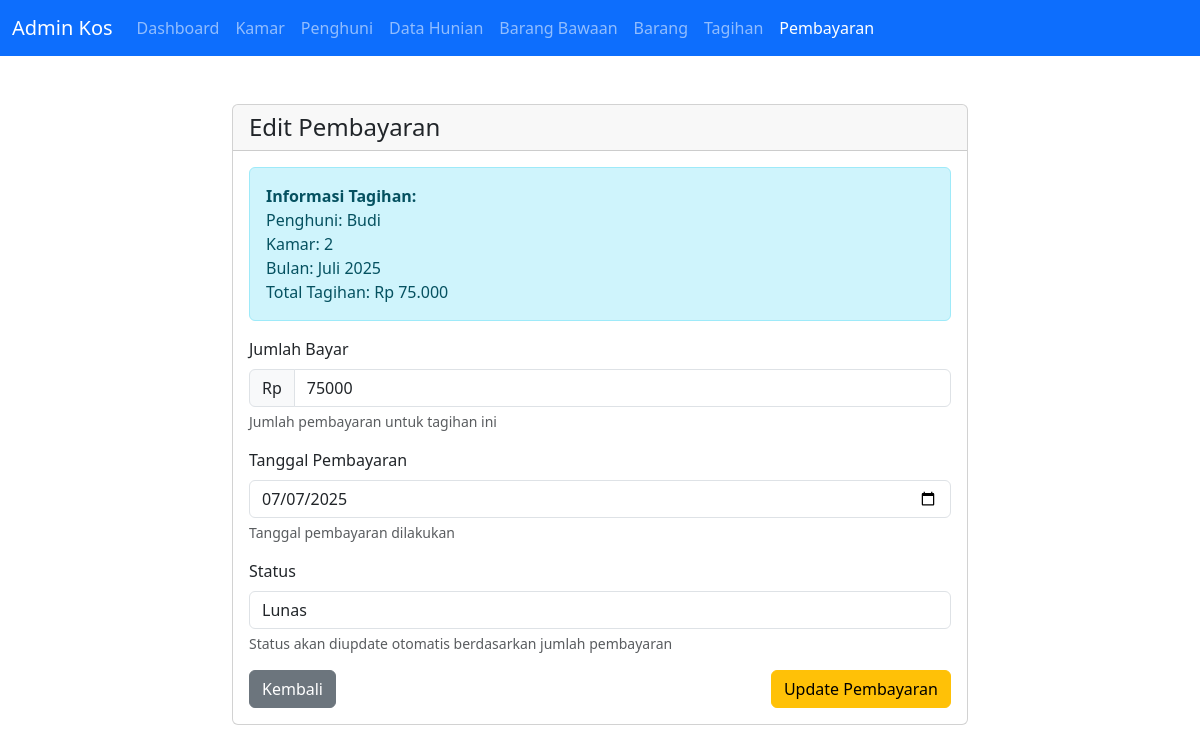
Screenshot of /admin/bayar_edit.php?id=2 with the database file from the repository.
### tables this page shows
CREATE TABLE tb_bayar (
    id INT AUTO_INCREMENT PRIMARY KEY,
    id_tagihan INT,
    jml_bayar INT,
    tgl_bayar DATE,
    status ENUM('lunas', 'cicil'),
    FOREIGN KEY (id_tagihan) REFERENCES tb_tagihan(id)
);

CREATE TABLE tb_penghuni (
    id INT AUTO_INCREMENT PRIMARY KEY,
    nama VARCHAR(100),
    no_ktp VARCHAR(30),
    no_hp VARCHAR(20),
    tgl_masuk DATE,
    tgl_keluar DATE
);

CREATE TABLE tb_kamar (
    id INT AUTO_INCREMENT PRIMARY KEY,
    nomor VARCHAR(10),
    harga INT
);

CREATE TABLE tb_tagihan (
    id INT AUTO_INCREMENT PRIMARY KEY,
    bulan VARCHAR(7),  
    id_kmr_penghuni INT,
    jml_tagihan INT,
    FOREIGN KEY (id_kmr_penghuni) REFERENCES tb_kmr_penghuni(id)
);

### inc/functions.php (called while the page is built, shortened)
<?php
function format_bulan($bulan) {
    $bulan_array = [
        '01' => 'Januari', '02' => 'Februari', '03' => 'Maret', '04' => 'April',
        '05' => 'Mei', '06' => 'Juni', '07' => 'Juli', '08' => 'Agustus',
        '09' => 'September', '10' => 'Oktober', '11' => 'November', '12' => 'Desember'
    ];
    $pecah = explode('-', $bulan);
    if (count($pecah) == 2) {
        return $bulan_array[$pecah[1]] . ' ' . $pecah[0];
    }
    return $bulan;
}

### admin/bayar_edit.php (the view, shortened to what this page needs)
<?php
include '../inc/db.php';
include '../inc/functions.php';
if (isset($_GET['id'])) {
    $id = (int)$_GET['id'];
    $sql = "SELECT b.*, t.bulan, t.jml_tagihan,
                   p.nama as nama_penghuni,
                   km.nomor as nomor_kamar
            FROM tb_bayar b
            JOIN tb_tagihan t ON b.id_tagihan = t.id
            JOIN tb_kmr_penghuni kp ON t.id_kmr_penghuni = kp.id
            JOIN tb_penghuni p ON kp.id_penghuni = p.id
            JOIN tb_kamar km ON kp.id_kamar = km.id
            WHERE b.id = $id";
    $result = mysqli_query($conn, $sql);
    if (mysqli_num_rows($result) > 0) {
        $bayar = mysqli_fetch_assoc($result);
    } else {
        header('Location: bayar.php');
        exit;
    }
} else {
    header('Location: bayar.php');
    exit;
}
?>
<!DOCTYPE html>
<html>
<head>
    <link href="https://cdn.jsdelivr.net/npm/bootstrap@5.3.0/dist/css/bootstrap.min.css" rel="stylesheet">
</head>
<body>
    <nav class="navbar navbar-expand-lg navbar-dark bg-primary">
        <div class="container-fluid">
            <a class="navbar-brand" href="dashboard.php">Admin Kos</a>
            <div class="collapse navbar-collapse" id="navbarNav">
                <ul class="navbar-nav">
                    <li class="nav-item"><a class="nav-link" href="dashboard.php">Dashboard</a></li>
                    <li class="nav-item"><a class="nav-link" href="kamar.php">Kamar</a></li>
                    <li class="nav-item"><a class="nav-link" href="penghuni.php">Penghuni</a></li>
                    <li class="nav-item"><a class="nav-link" href="kmr_penghuni.php">Data Hunian</a></li>
                    <li class="nav-item"><a class="nav-link" href="brng_bawaan.php">Barang Bawaan</a></li>
                    <li class="nav-item"><a class="nav-link" href="barang.php">Barang</a></li>
                    <li class="nav-item"><a class="nav-link" href="tagihan.php">Tagihan</a></li>
                    <li class="nav-item"><a class="nav-link active" href="bayar.php">Pembayaran</a></li>
                </ul>
            </div>
        </div>
    </nav>
    <div class="container py-5">
        <div class="row justify-content-center">
            <div class="col-md-8">
                <div class="card">
                    <div class="card-header">
                        <h4 class="mb-0">Edit Pembayaran</h4>
                    </div>
                    <div class="card-body">
                        <div class="alert alert-info">
                            <strong>Informasi Tagihan:</strong><br>
                            Penghuni: <?php echo htmlspecialchars($bayar['nama_penghuni']); ?><br>
                            Kamar: <?php echo htmlspecialchars($bayar['nomor_kamar']); ?><br>
                            Bulan: <?php echo format_bulan($bayar['bulan']); ?><br>
                            Total Tagihan: Rp <?php echo number_format($bayar['jml_tagihan'], 0, ',', '.'); ?>
                        </div>
                        <form method="POST">
                            <div class="mb-3">
                                <label for="jml_bayar" class="form-label">Jumlah Bayar</label>
                                <div class="input-group">
                                    <span class="input-group-text">Rp</span>
                                    <input type="number" class="form-control" id="jml_bayar" name="jml_bayar"
                                           placeholder="Masukkan jumlah pembayaran" required
                                           value="<?php echo htmlspecialchars($bayar['jml_bayar']); ?>">
                                </div>
                                <div class="form-text">Jumlah pembayaran untuk tagihan ini</div>
                            </div>
                            <div class="mb-3">
                                <label for="tgl_bayar" class="form-label">Tanggal Pembayaran</label>
                                <input type="date" class="form-control" id="tgl_bayar" name="tgl_bayar"
                                       value="<?php echo htmlspecialchars($bayar['tgl_bayar']); ?>" required>
                                <div class="form-text">Tanggal pembayaran dilakukan</div>
                            </div>
                            <div class="mb-3">
                                <label for="status" class="form-label">Status</label>
                                <select class="form-control" id="status" name="status" required>
                                    <option value="lunas" <?php echo ($bayar['status'] == 'lunas') ? 'selected' : ''; ?>>Lunas</option>
                                </select>
                                <div class="form-text">Status akan diupdate otomatis berdasarkan jumlah pembayaran</div>
                            </div>
                            <div class="d-flex justify-content-between">
                                <a href="bayar.php" class="btn btn-secondary">Kembali</a>
                                <button type="submit" name="edit_bayar" class="btn btn-warning">Update Pembayaran</button>
                            </div>
                        </form>
                    </div>
                </div>
            </div>
        </div>
    </div>
</body>
</html>

### rows the page displays
tb_bayar: tb_penghuni.nama "Budi", tb_kamar.nomor "2", id_tagihan.bulan "Juli 2025", id_tagihan.jml_tagihan "75.000", jml_bayar "75000", tgl_bayar "07/07/2025", status "Lunas"
